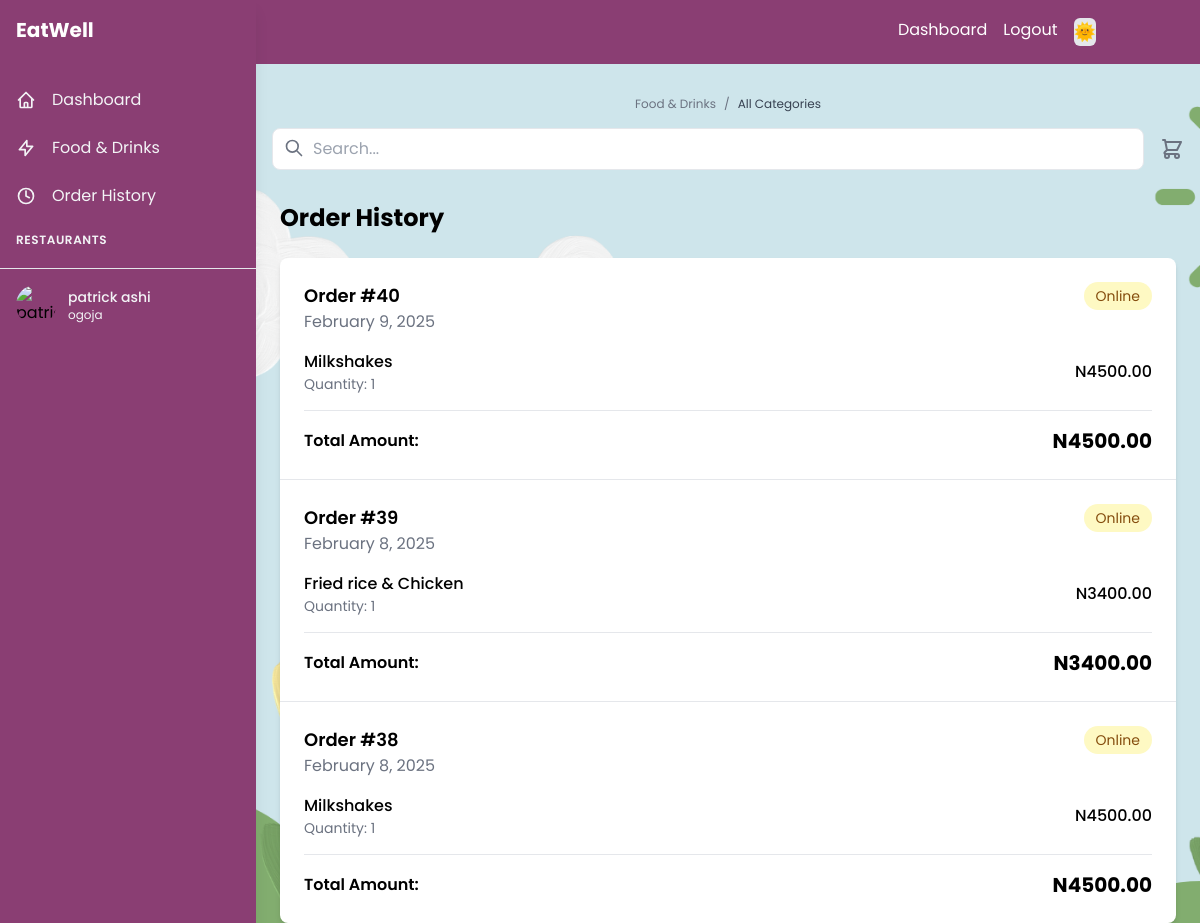
/customer/orders/ (signed in), run on the app's committed database.
### eatwellapp/models.py (models this page shows, shortened)
class CustomUser(AbstractUser):
    USER_TYPE_CHOICES = (
        ('customer', 'Customer'),
        ('store_owner', 'Store Owner'),
    )
    user_type = models.CharField(max_length=20, choices=USER_TYPE_CHOICES)
    phone_number = models.CharField(max_length=15)
    groups = models.ManyToManyField(
        Group,
        verbose_name=_('groups'),
        blank=True,
        help_text=_('The groups this user belongs to.'),
        related_name="customuser_groups",
        related_query_name="customuser",
    )
    user_permissions = models.ManyToManyField(
        Permission,
        verbose_name=_('user permissions'),
        blank=True,
        help_text=_('Specific permissions for this user.'),
        related_name="customuser_permissions",
        related_query_name="customuser",
    )
    class Meta:
        db_table = 'auth_user'  # This ensures the model uses the auth_user table

class Customer(models.Model):
    user = models.OneToOneField(settings.AUTH_USER_MODEL, on_delete=models.CASCADE, related_name='customer')
    residential_address = models.CharField(max_length=100)
    location = models.CharField(max_length=10, choices=(('ogoja', 'Ogoja'), ('okuku', 'Okuku')))

class Order(models.Model):
    customer = models.ForeignKey(Customer, on_delete=models.CASCADE, related_name='orders')
    restaurant = models.ForeignKey(Restaurant, on_delete=models.CASCADE, related_name='orders')
    created_at = models.DateTimeField(auto_now_add=True)
    total_amount = models.DecimalField(max_digits=10, decimal_places=2)
    is_paid = models.BooleanField(default=False)
    payment_method = models.CharField(max_length=20, choices=(('online', 'Online'), ('on_delivery', 'On Delivery')))
    address = models.TextField(null=True, blank=True)  # Make address nullable

class OrderItem(models.Model):
    order = models.ForeignKey(Order, on_delete=models.CASCADE, related_name='items')
    food = models.ForeignKey(Food, on_delete=models.CASCADE)
    quantity = models.PositiveIntegerField()
    price = models.DecimalField(max_digits=8, decimal_places=2)

class Food(models.Model):
    CATEGORY_CHOICES = (
        ('fast', 'Fast'),
        ('drinks', 'Drinks'),
        ('swallow', 'Swallow'),
        ('desserts', 'Desserts'),
    )
    restaurant = models.ForeignKey(Restaurant, on_delete=models.CASCADE, related_name='foods')
    category = models.CharField(max_length=20, choices=CATEGORY_CHOICES, default='fast')
    name = models.CharField(max_length=100)
    description = models.TextField()
    price = models.DecimalField(max_digits=8, decimal_places=2)
    image = models.ImageField(upload_to='food_images/', blank=True, null=True)
    weight = models.IntegerField(help_text='Weight in grams', default=0)

### eatwellapp/views.py (the view)
# urls.py: path('customer/orders/', views.order_history, name='order_history'),
@login_required
def order_history(request):
    orders = Order.objects.filter(customer=request.user.customer).order_by('-created_at')
    return render(request, 'eatwellapp/order_history.html', {'orders': orders})

### eatwellapp/templates/eatwellapp/order_history.html (shortened to what this page needs)
{% extends 'base.html' %}
{% load static %}
{% block content %}
<div class="flex h-screen overflow-auto bg-gray-100 font-sans py-8 px-4" style="background-image: url('{% static 'images/dashboard_bg.png' %}'); background-size: cover; background-repeat: no-repeat;">
    <div id="sidebar" class="sidebar fixed inset-y-0 left-0 z-10 w-64 transform -translate-x-full lg:translate-x-0 transition-transform duration-300 ease-in-out bg-[#8A3E73] shadow-lg">
        <div class="p-4">
            <div class="flex items-center space-x-2">
                <span class="text-xl font-bold text-white">EatWell</span>
            </div>
        </div>
        <nav class="mt-4">
            <a href="{% url 'customer_dashboard' %}" class="flex items-center px-4 py-3 text-gray-100 hover:bg-gray-100 hover:text-black">
                <svg class="w-5 h-5 mr-4" fill="none" stroke="currentColor" viewBox="0 0 24 24">
                    <path stroke-linecap="round" stroke-linejoin="round" stroke-width="2" d="M3 12l2-2m0 0l7-7 7 7M5 10v10a1 1 0 001 1h3m10-11l2 2m-2-2v10a1 1 0 01-1 1h-3m-6 0a1 1 0 001-1v-4a1 1 0 011-1h2a1 1 0 011 1v4a1 1 0 001 1m-6 0h6"></path>
                </svg>
                Dashboard
            </a>
            <a href="{% url 'food_categories' %}" class="flex items-center px-4 py-3 text-gray-100 hover:bg-gray-100 hover:text-black">
                <svg class="w-5 h-5 mr-4" fill="none" stroke="currentColor" viewBox="0 0 24 24">
                    <path stroke-linecap="round" stroke-linejoin="round" stroke-width="2" d="M13 10V3L4 14h7v7l9-11h-7z"></path>
                </svg>
                Food & Drinks
            </a>
            <a href="{% url 'order_history' %}" class="flex items-center px-4 py-3 text-gray-100 hover:bg-gray-100 hover:text-black">
                <svg class="w-5 h-5 mr-4" fill="none" stroke="currentColor" viewBox="0 0 24 24">
                    <path stroke-linecap="round" stroke-linejoin="round" stroke-width="2" d="M12 6v6l4 2"></path>
                    <circle cx="12" cy="12" r="9" stroke="currentColor" stroke-width="2" fill="none"/>
                </svg>
                Order History
            </a>
            <div class="px-4 py-3">
                <h3 class="text-xs font-semibold text-gray-100 uppercase tracking-wider">Restaurants</h3>
            </div>
        </nav>
        <div class="mt-auto p-4 border-t">
            <div class="flex items-center">
                <img src="{% if user.profile_picture %}{{ user.profile_picture.url }}{% else %}{% static 'images/default-avatar.png' %}{% endif %}"
                     alt="{{ user.get_full_name }}"
                     class="w-10 h-10 rounded-full">
                <div class="ml-3">
                    <p class="text-sm font-medium text-gray-100">{{ user.get_full_name }}</p>
                    <p class="text-xs text-gray-100">{{ user.customer.location }}</p>
                </div>
            </div>
        </div>
    </div>
    <div class="flex-1 lg:ml-64">
            <div class="flex flex-col justify-between items-center mb-8 mt-8">
                <div class="flex items-center space-x-2 text-xs text-gray-500 mb-4 mt-8">
                    <a href="{% url 'food_categories' %}" class="hover:text-gray-700">Food & Drinks</a>
                    <span>/</span>
                    <span class="text-gray-700">{{ category_name|default:"All Categories" }}</span>
                </div>
                <div class="flex items-center space-x-4 w-full">
                    <div class="relative w-full">
                        <input type="text"
                               placeholder="Search..."
                               class="w-full pl-10 pr-4 py-2 border rounded-lg focus:outline-none focus:border-red-500">
                        <svg class="w-5 h-5 text-gray-500 absolute left-3 top-2.5" fill="none" stroke="currentColor" viewBox="0 0 24 24">
                            <path stroke-linecap="round" stroke-linejoin="round" stroke-width="2" d="M21 21l-6-6m2-5a7 7 0 11-14 0 7 7 0 0114 0z"></path>
                        </svg>
                    </div>
                    <a href="{% url 'cart' %}" class="relative">
                    </a>
                </div>
            </div>
        <div class=" px-2">
            <h2 class="text-2xl font-bold mb-6">Order History</h2>
            <div class="bg-white rounded-lg shadow-md">
                {% for order in orders %}
                <div class="border-b last:border-b-0 p-6">
                    <div class="flex justify-between items-start mb-4">
                        <div>
                            <h3 class="text-lg font-semibold">Order #{{ order.id }}</h3>
                            <p class="text-gray-500">{{ order.created_at|date:"F j, Y" }}</p>
                        </div>
                        <span class="px-3 py-1 rounded-full text-sm
                            {% if order.is_paid %}bg-green-100 text-green-800{% else %}bg-yellow-100 text-yellow-800{% endif %}">
                            {{ order.get_payment_method_display }}
                        </span>
                    </div>
                    <div class="space-y-2">
                        {% for item in order.items.all %}
                        <div class="flex justify-between items-center">
                            <div>
                                <p class="font-medium">{{ item.food.name }}</p>
                                <p class="text-sm text-gray-500">Quantity: {{ item.quantity }}</p>
                            </div>
                            <p class="font-medium">N{{ item.price }}</p>
                        </div>
                        {% endfor %}
                    </div>
                    <div class="mt-4 pt-4 border-t flex justify-between items-center">
                        <p class="font-semibold">Total Amount:</p>
                        <p class="text-xl font-bold">N{{ order.total_amount }}</p>
                    </div>
                </div>
                {% empty %}
                <div class="text-center py-8">
                    <p class="text-gray-500">No orders found.</p>
                </div>
                {% endfor %}
            </div>
        </div>
    </div>
</div>
{% endblock %}

### eatwellapp/static/css/styles.css (style rules this page uses)
body { font-family: poppins, sans-serif; }
body { background-color: white; color: black; transition: background-color 0.3s, color 0.3s; }

### data on the page
Order: id "40", created_at "February 9, 2025", payment_method "Online", total_amount "4500.00"
OrderItem: food.name "Milkshakes", quantity "1", price "4500.00"
Order: id "39", created_at "February 8, 2025", payment_method "Online", total_amount "3400.00"
OrderItem: food.name "Fried rice & Chicken", quantity "1", price "3400.00"
Order: id "38", created_at "February 8, 2025", payment_method "Online", total_amount "4500.00"
OrderItem: food.name "Milkshakes", quantity "1", price "4500.00"

### other printed values
{{ user.get_full_name }} "patrick ashi"
{{ user.customer.location }} "ogoja"
{{ category_name|default:"All Categories" }} "All Categories"
